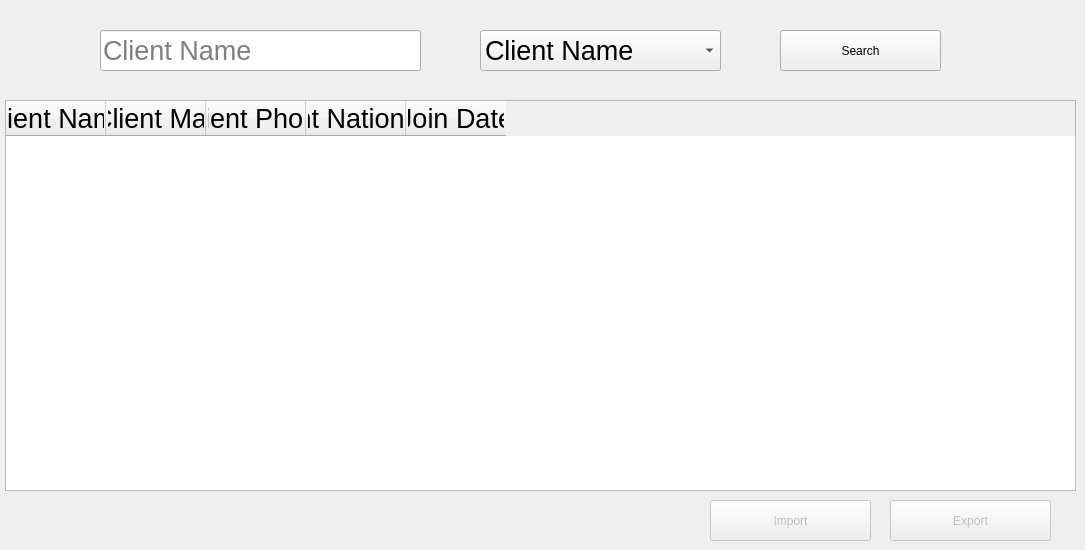
      <widget class="QWidget" name="tab_11">
       <attribute name="title">
        <string>All Clients</string>
       </attribute>
       <widget class="QPushButton" name="pushButton_14">
        <property name="geometry">
         <rect>
          <x>780</x>
          <y>30</y>
          <width>161</width>
          <height>41</height>
         </rect>
        </property>
        <property name="text">
         <string>Search</string>
        </property>
       </widget>
       <widget class="QLineEdit" name="lineEdit_11">
        <property name="geometry">
         <rect>
          <x>100</x>
          <y>30</y>
          <width>321</width>
          <height>41</height>
         </rect>
        </property>
        <property name="font">
         <font>
          <pointsize>20</pointsize>
         </font>
        </property>
        <property name="placeholderText">
         <string>Client Name</string>
        </property>
       </widget>
       <widget class="QTableWidget" name="tableWidget_3">
        <property name="geometry">
         <rect>
          <x>5</x>
          <y>100</y>
          <width>1071</width>
          <height>391</height>
         </rect>
        </property>
        <column>
         <property name="text">
          <string>Client Name</string>
         </property>
         <property name="font">
          <font>
           <family>Segoe UI</family>
           <pointsize>20</pointsize>
          </font>
         </property>
        </column>
        <column>
         <property name="text">
          <string>Client Mail</string>
         </property>
         <property name="font">
          <font>
           <family>Segoe UI</family>
           <pointsize>20</pointsize>
          </font>
         </property>
        </column>
        <column>
         <property name="text">
          <string>Client Phone</string>
         </property>
         <property name="font">
          <font>
           <family>Segoe UI</family>
           <pointsize>20</pointsize>
          </font>
         </property>
        </column>
        <column>
         <property name="text">
          <string>Client National_id</string>
         </property>
         <property name="font">
          <font>
           <family>Segoe UI</family>
           <pointsize>20</pointsize>
          </font>
         </property>
        </column>
        <column>
         <property name="text">
          <string>Join Date</string>
         </property>
         <property name="font">
          <font>
           <family>Segoe UI</family>
           <pointsize>20</pointsize>
          </font>
         </property>
        </column>
       </widget>
       <widget class="QComboBox" name="comboBox_12">
        <property name="geometry">
         <rect>
          <x>480</x>
          <y>30</y>
          <width>241</width>
          <height>41</height>
         </rect>
        </property>
        <property name="font">
         <font>
          <pointsize>20</pointsize>
         </font>
        </property>
        <item>
         <property name="text">
          <string>Client Name</string>
         </property>
        </item>
        <item>
         <property name="text">
          <string>Client Mail</string>
         </property>
        </item>
        <item>
         <property name="text">
          <string>CLient Phone</string>
         </property>
        </item>
        <item>
         <property name="text">
          <string>Client National Id</string>
         </property>
        </item>
       </widget>
       <widget class="QPushButton" name="pushButton_36">
        <property name="enabled">
         <bool>false</bool>
        </property>
        <property name="geometry">
         <rect>
          <x>710</x>
          <y>500</y>
          <width>161</width>
          <height>41</height>
         </rect>
        </property>
        <property name="text">
         <string>Import</string>
        </property>
       </widget>
       <widget class="QPushButton" name="pushButton_37">
        <property name="enabled">
         <bool>false</bool>
        </property>
        <property name="geometry">
         <rect>
          <x>890</x>
          <y>500</y>
          <width>161</width>
          <height>41</height>
         </rect>
        </property>
        <property name="text">
         <string>Export</string>
        </property>
       </widget>
      </widget>
